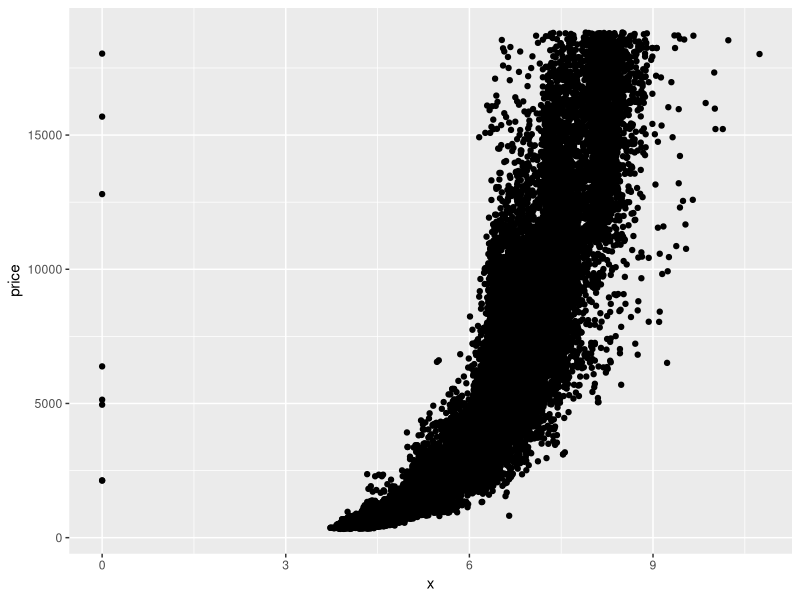
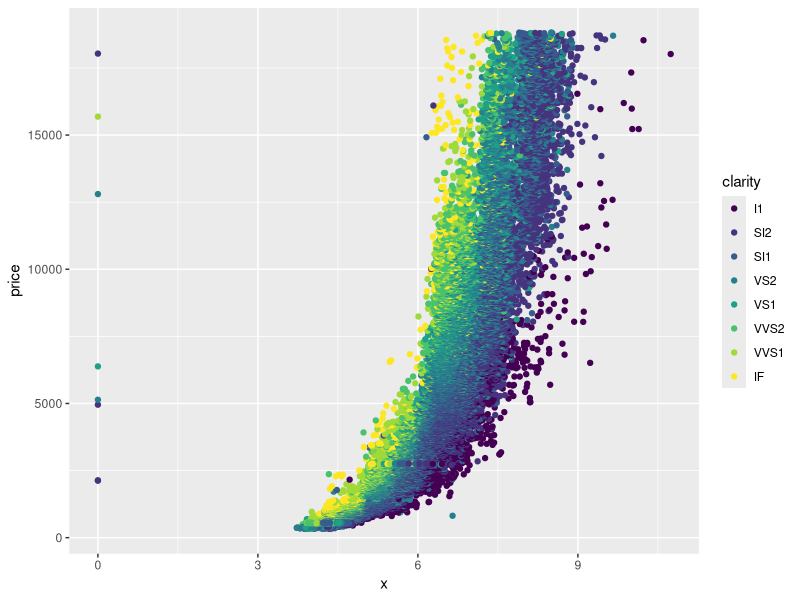
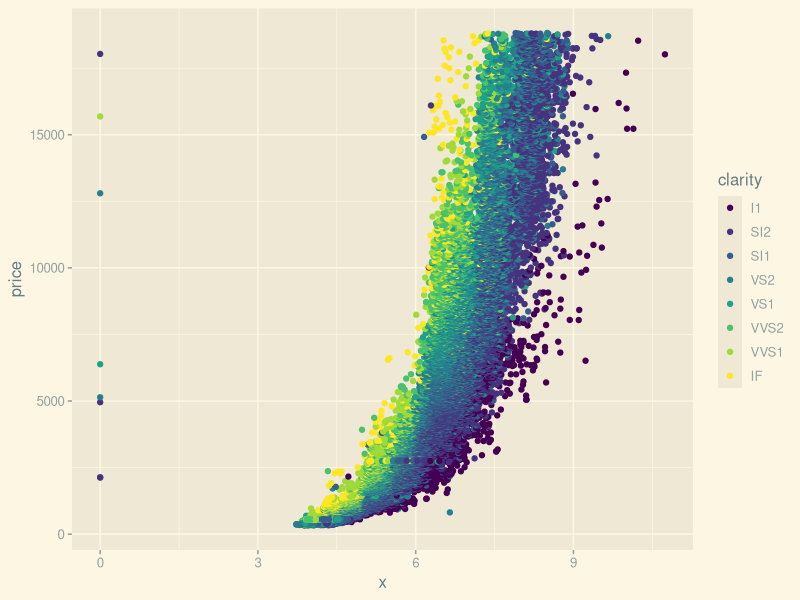
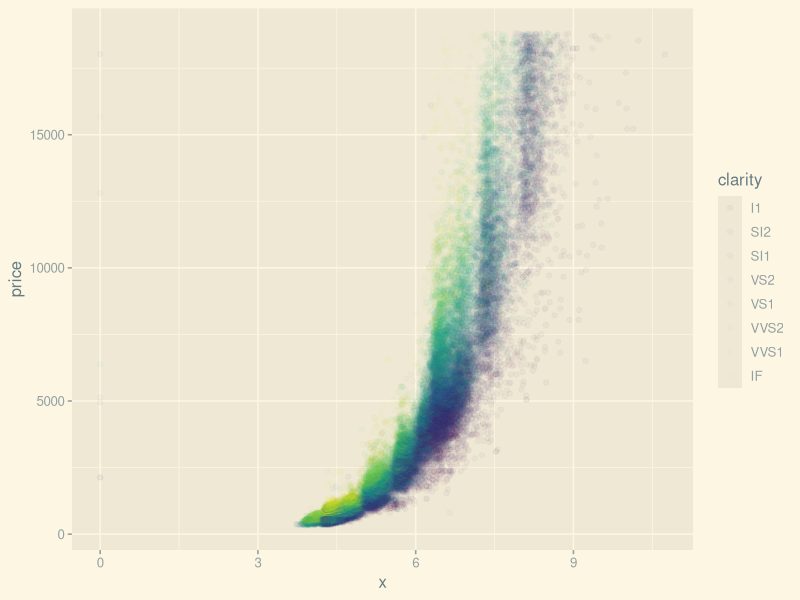
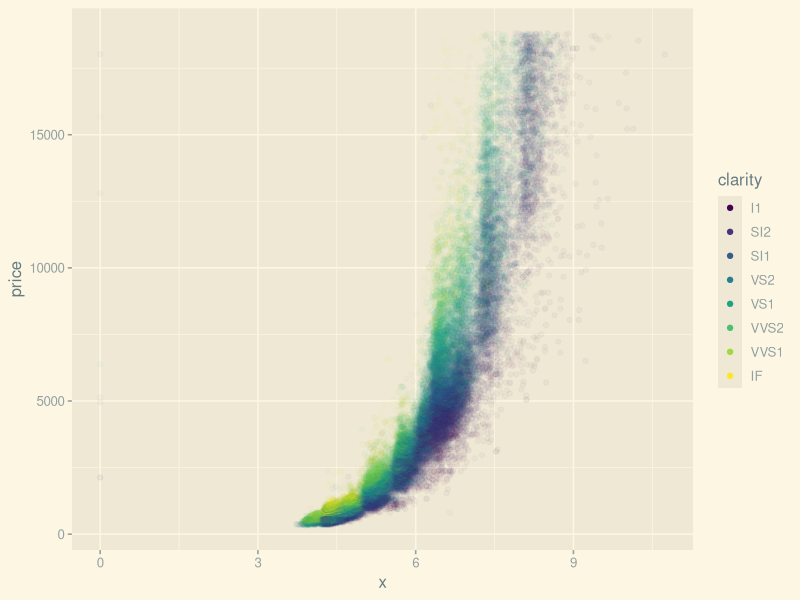
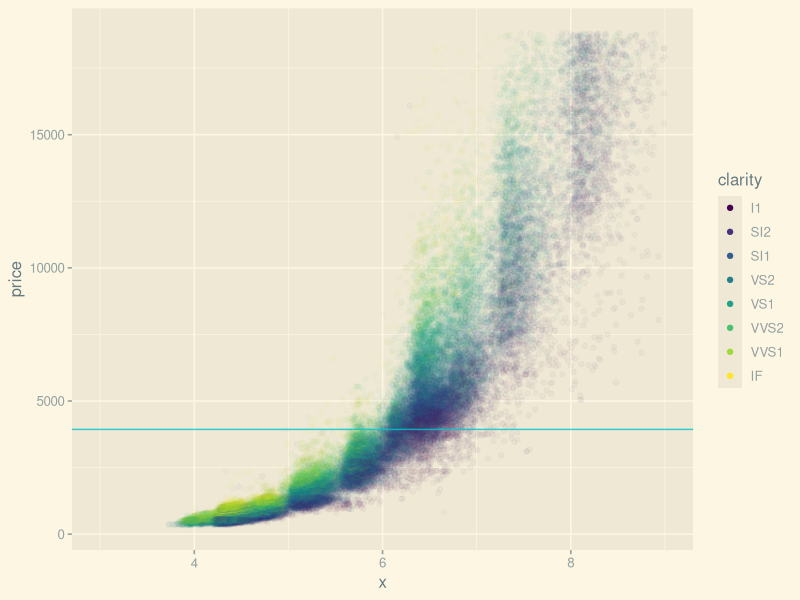

Generate these figures, in order, with R:
library(ggplot2)
library(ggthemes)

str(diamonds)

ggplot(diamonds,aes(x=x,y=price)) + geom_point()  # x(diamonds 데이터에 x라는 이름의 변수 존재함)가 증가함에 따라 price가 증가함을 알 수 있다.
ggplot(diamonds,aes(x=x,y=price,colour=clarity)) + geom_point()  # clarity에 따라 색깔 표시
ggplot(diamonds,aes(x=x,y=price,colour=clarity)) + geom_point() + theme_solarized_2() # 테마 적용
ggplot(diamonds,aes(x=x,y=price,colour=clarity)) + geom_point(alpha=0.03) + theme_solarized_2() #alpha:  point의 투명도 조절.
# 그런데 범례까지 같이 투명해짐

ggplot(diamonds,aes(x=x,y=price,colour=clarity)) + geom_point(alpha=0.03) + 
  guides(colour = guide_legend(override.aes = list(alpha=1))) +theme_solarized_2() # 위 그래프에서는 legend까지 투명하게 나왔는데
                                                                                   # 범례(legend)는 잘 보이게 다시 만듦.
ggplot(diamonds,aes(x=x,y=price,colour=clarity)) + geom_point(alpha=0.03) +  
  geom_hline(yintercept=mean(diamonds$price),color="turquoise3",alpha=.8) +  # hilne은 그래프 위에 선을 그려줌.
  guides(colour = guide_legend(override.aes = list(alpha=1))) + xlim(3,9) + theme_solarized_2()
